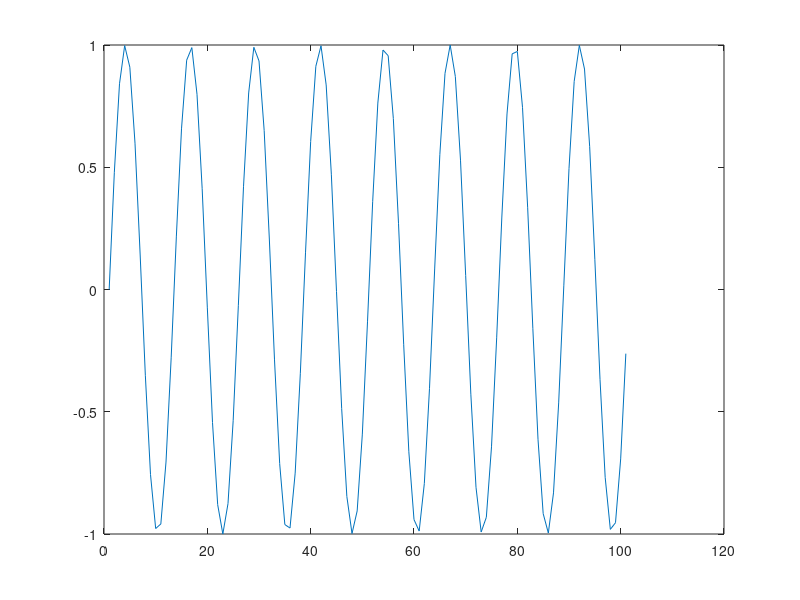
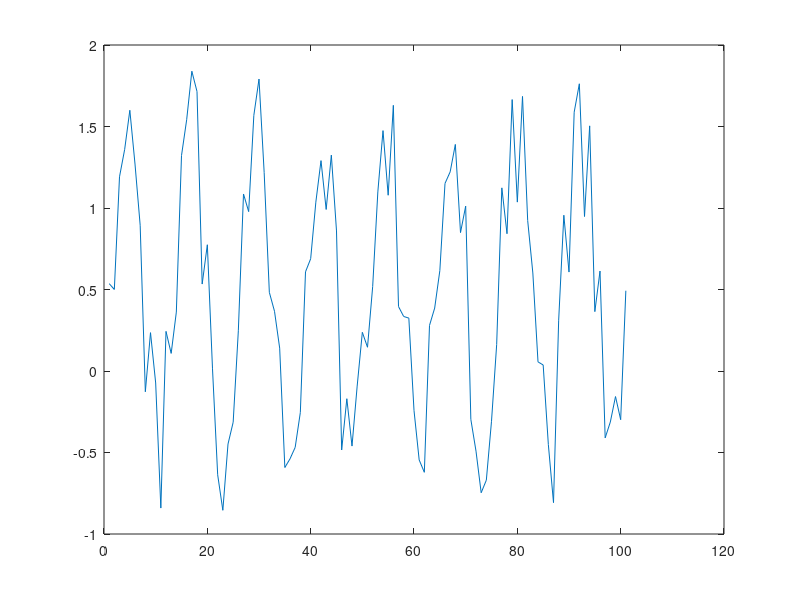
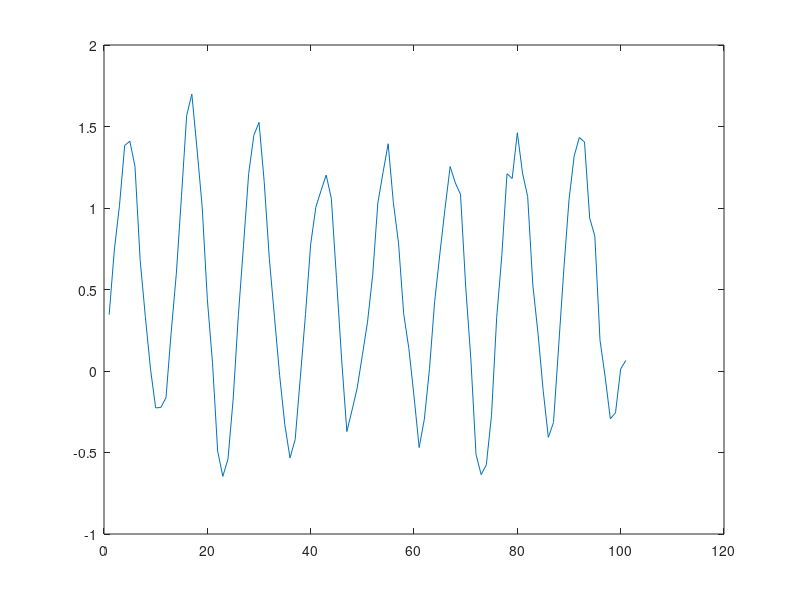
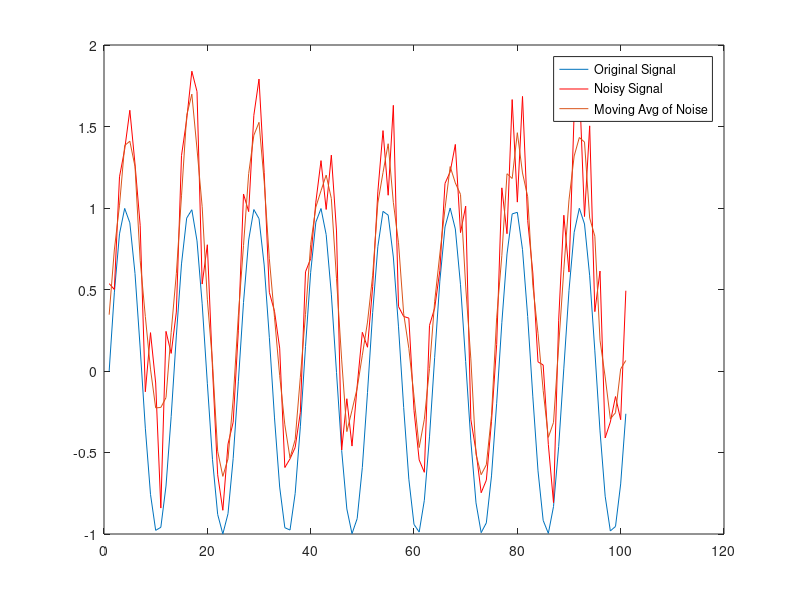

The MATLAB source for these figures, in order:
clear all
clc
n=0:100;
x=sin(0.5*n);
figure(1);
plot(x);
y=rand(1,length(n));
y=x+y;
figure(2);
plot(y);
g=[];
for m=1:length(n)
    if m==1
        g(m)=(1/3)*(y(m)+y(m+1));
    elseif m==length(n)
        g(m)=(1/3)*(y(m-1)+y(m));
    else
        g(m)=(1/3)*(y(m-1)+y(m)+y(m+1));
    end
end
figure(3);
plot(g);
figure(4);
plot(x);hold on;
plot(y,'red');
plot(g);hold off;
legend('Original Signal','Noisy Signal','Moving Avg of Noise');

% g1=[];
% for m=1:length(n)
%     if m==1
%         g1(m)=(1/4)*(y(m)+y(m+1));
%     elseif m==2
%         g1(m)=(1/4)*(y(m-1)+y(m)+y(m+1));
%     elseif m==length(n)-1
%         g1(m)=(1/4)*(y(m-2)+y(m-1)+y(m));
%     elseif m==length(n)
%         g1(m)=(1/4)*(y(m-2)+y(m-1));
%     else
%         g1(m)=(1/4)*(y(m-2)+y(m-1)+y(m)+y(m+1));
%     end
% end
% 
% figure(5);
% plot(x);hold on;
% plot(y,'red');
% plot(g1);hold off;
% legend('Original Signal','Noisy Signal','Moving Avg of Noise');
